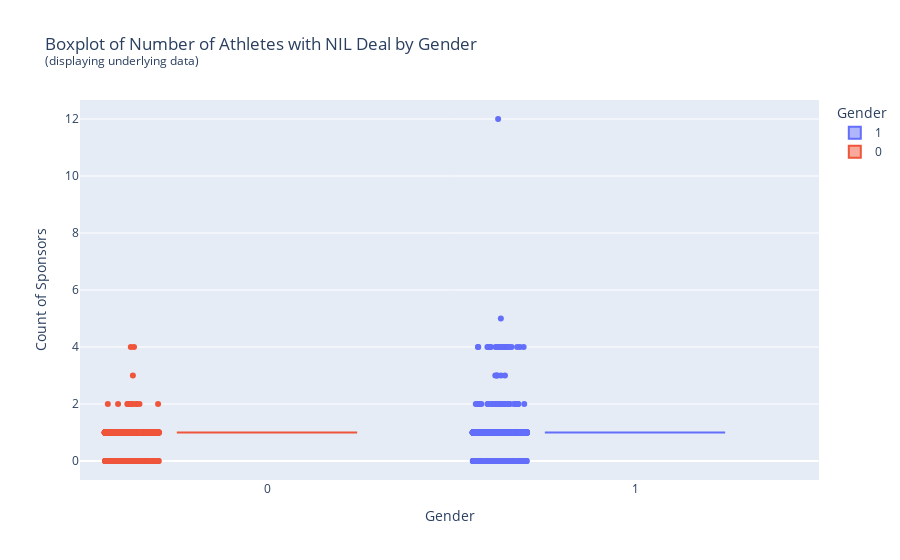

Write notebook code for a chart like this one.
### Markdown cell above
gender visualization

### Code cell
gend = df.groupby(['Name','Gender'], as_index=False)['Sponsor'].count()

gend = gend.sort_values(by='Sponsor', ascending=False)

fig5 = px.box(gend,x='Gender', y='Sponsor', points="all", color= 'Gender',
      title="Boxplot of Number of Athletes with NIL Deal by Gender <br><sup>(displaying underlying data)</sup>",
             labels = {'Sponsor' : 'Count of Sponsors'})
fig5.update_yaxes(minor_dtick=1)
fig5.show()

### Figure 1 — Plotly figure (JSON) as saved in the notebook; plotly's stock layout.template omitted (floating-point values rounded to 4 significant figures; data arrays with more than 128 entries replaced by an {"elided": "..."} marker saying what was removed)
{"data": [{"alignmentgroup": "True", "boxpoints": "all", "hovertemplate": "Gender=%{x}<br>Count of Sponsors=%{y}<extra></extra>", "legendgroup": "1", "marker": {"color": "#636efa"}, "name": "1", "notched": false, "offsetgroup": "1", "orientation": "v", "showlegend": true, "type": "box", "x": {"elided": "5413 int values"}, "x0": " ", "xaxis": "x", "y": {"elided": "5413 int values"}, "y0": " ", "yaxis": "y"}, {"alignmentgroup": "True", "boxpoints": "all", "hovertemplate": "Gender=%{x}<br>Count of Sponsors=%{y}<extra></extra>", "legendgroup": "0", "marker": {"color": "#EF553B"}, "name": "0", "notched": false, "offsetgroup": "0", "orientation": "v", "showlegend": true, "type": "box", "x": {"elided": "2944 int values"}, "x0": " ", "xaxis": "x", "y": {"elided": "2944 int values"}, "y0": " ", "yaxis": "y"}], "layout": {"autosize": true, "boxmode": "overlay", "legend": {"title": {"text": "Gender"}, "tracegroupgap": 0}, "title": {"text": "Boxplot of Number of Athletes with NIL Deal by Gender <br><sup>(displaying underlying data)</sup>"}, "xaxis": {"anchor": "y", "autorange": true, "categoryarray": [1, 0], "categoryorder": "array", "domain": [0, 1], "range": [-0.5047, 1.5], "title": {"text": "Gender"}, "type": "linear"}, "yaxis": {"anchor": "x", "autorange": true, "domain": [0, 1], "minor": {"dtick": 1}, "range": [-0.6667, 12.67], "title": {"text": "Count of Sponsors"}, "type": "linear"}}}
